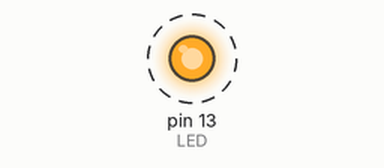
The sketch below on a simulated Arduino Uno, built with avr-gcc and run on an emulated ATmega328P. On the bench: output pins drawn as LEDs (lit = HIGH). Dashed ring = blinking. What the sketch prints to the serial monitor is not drawn.

Above: at 0.5 s.
Timing chart, 0 to 4.6 s (numbered marks = the images above):
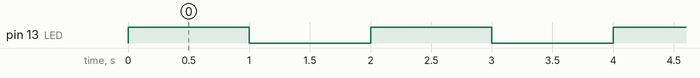

Measured:
- by itself, pin 13 (LED): alternates HIGH for 1.0 s and LOW for 1.0 s

The sketch:

BlinkLedExample.ino
```cpp
//Different ways to define a PIN:
#define LED 13
const int ledPin = 13;
//Define also variables here:
const int wait_time = 1000;

void setup() {
  // put your setup code here, to run once:
  pinMode(LED, OUTPUT);
  Serial.begin(9600);
  Serial.println("Hello world");
}

void loop() {
  // put your main code here, to run repeatedly:
  Serial.println("Truning ON  the LED");
  digitalWrite(LED, HIGH);
  delay(wait_time);
  Serial.println("Turning OFF the LED");
  digitalWrite(LED, LOW);
  delay(wait_time);
}
```
